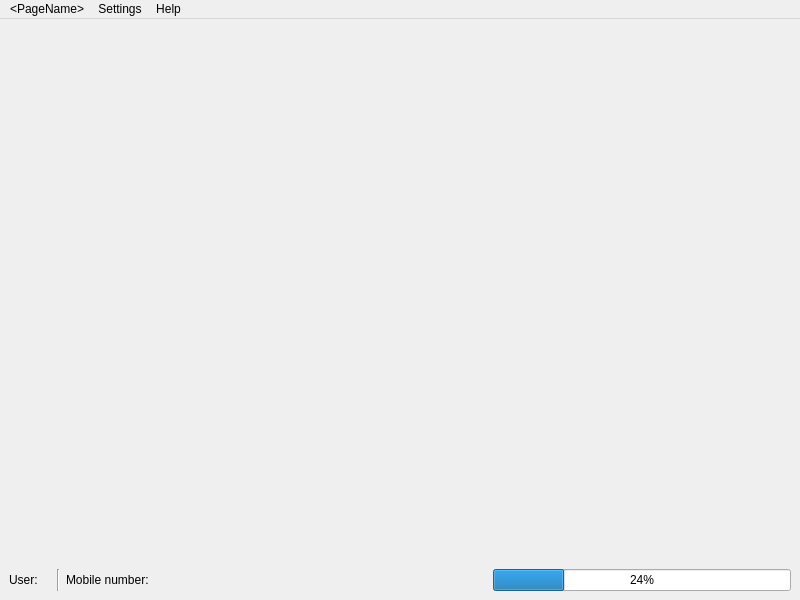
<?xml version="1.0" encoding="UTF-8"?>
<ui version="4.0">
 <class>MainWindowManage</class>
 <widget class="QMainWindow" name="MainWindowManage">
  <property name="geometry">
   <rect>
    <x>0</x>
    <y>0</y>
    <width>800</width>
    <height>600</height>
   </rect>
  </property>
  <property name="windowTitle">
   <string>Management</string>
  </property>
  <widget class="QWidget" name="centralwidget">
   <layout class="QVBoxLayout" name="verticalLayout">
    <item>
     <widget class="QStackedWidget" name="stackedWidgetManage">
      <widget class="QWidget" name="pageSales"/>
      <widget class="QWidget" name="pageTransaction"/>
      <widget class="QWidget" name="pageItem"/>
      <widget class="QWidget" name="pageStock"/>
      <widget class="QWidget" name="pagePromo"/>
      <widget class="QWidget" name="pageReward"/>
      <widget class="QWidget" name="pageMember"/>
      <widget class="QWidget" name="pageUser"/>
     </widget>
    </item>
    <item>
     <layout class="QHBoxLayout" name="horizontalLayout_2">
      <item>
       <layout class="QHBoxLayout" name="horizontalLayout">
        <item>
         <layout class="QHBoxLayout" name="horizontalLayout_4">
          <item>
           <widget class="QLabel" name="label_2">
            <property name="text">
             <string>User:</string>
            </property>
           </widget>
          </item>
          <item>
           <widget class="QLabel" name="labelFullName">
            <property name="text">
             <string>&lt;FullName&gt;</string>
            </property>
           </widget>
          </item>
         </layout>
        </item>
        <item>
         <widget class="Line" name="line">
          <property name="orientation">
           <enum>Qt::Vertical</enum>
          </property>
         </widget>
        </item>
        <item>
         <layout class="QHBoxLayout" name="horizontalLayout_5">
          <item>
           <widget class="QLabel" name="label">
            <property name="text">
             <string>Mobile number:</string>
            </property>
           </widget>
          </item>
          <item>
           <widget class="QLabel" name="labelMobileNumber">
            <property name="text">
             <string>&lt;MobileNumber&gt;</string>
            </property>
           </widget>
          </item>
         </layout>
        </item>
        <item>
         <spacer name="horizontalSpacer">
          <property name="orientation">
           <enum>Qt::Horizontal</enum>
          </property>
          <property name="sizeHint" stdset="0">
           <size>
            <width>40</width>
            <height>20</height>
           </size>
          </property>
         </spacer>
        </item>
        <item>
         <layout class="QHBoxLayout" name="horizontalLayout_3">
          <item>
           <widget class="QLabel" name="labelDatabaseSource">
            <property name="text">
             <string>&lt;DatabaseSouce&gt;</string>
            </property>
           </widget>
          </item>
          <item>
           <widget class="QProgressBar" name="progressBarStorage">
            <property name="value">
             <number>24</number>
            </property>
           </widget>
          </item>
         </layout>
        </item>
       </layout>
      </item>
     </layout>
    </item>
   </layout>
  </widget>
  <widget class="QMenuBar" name="menubar">
   <property name="geometry">
    <rect>
     <x>0</x>
     <y>0</y>
     <width>800</width>
     <height>21</height>
    </rect>
   </property>
   <widget class="QMenu" name="menuManage">
    <property name="title">
     <string>&lt;PageName&gt;</string>
    </property>
    <addaction name="actionSales"/>
    <addaction name="actionTransaction"/>
    <addaction name="separator"/>
    <addaction name="actionItem"/>
    <addaction name="actionStock"/>
    <addaction name="actionPromo"/>
    <addaction name="actionReward"/>
    <addaction name="actionMember"/>
    <addaction name="separator"/>
    <addaction name="actionUser"/>
    <addaction name="separator"/>
    <addaction name="actionLogout"/>
   </widget>
   <widget class="QMenu" name="menuSettings">
    <property name="title">
     <string>Settings</string>
    </property>
    <addaction name="actionCurrentOrganization"/>
    <addaction name="separator"/>
    <addaction name="actionCurrentUser"/>
   </widget>
   <widget class="QMenu" name="menuHelp">
    <property name="title">
     <string>Help</string>
    </property>
   </widget>
   <addaction name="menuManage"/>
   <addaction name="menuSettings"/>
   <addaction name="menuHelp"/>
  </widget>
  <action name="actionSales">
   <property name="checkable">
    <bool>true</bool>
   </property>
   <property name="text">
    <string>Sale</string>
   </property>
  </action>
  <action name="actionTransaction">
   <property name="checkable">
    <bool>true</bool>
   </property>
   <property name="text">
    <string>Transaction</string>
   </property>
  </action>
  <action name="actionItem">
   <property name="checkable">
    <bool>true</bool>
   </property>
   <property name="text">
    <string>Item</string>
   </property>
  </action>
  <action name="actionStock">
   <property name="checkable">
    <bool>true</bool>
   </property>
   <property name="text">
    <string>Stock</string>
   </property>
  </action>
  <action name="actionPromo">
   <property name="checkable">
    <bool>true</bool>
   </property>
   <property name="text">
    <string>Promo</string>
   </property>
  </action>
  <action name="actionReward">
   <property name="checkable">
    <bool>true</bool>
   </property>
   <property name="text">
    <string>Reward</string>
   </property>
  </action>
  <action name="actionMember">
   <property name="checkable">
    <bool>true</bool>
   </property>
   <property name="text">
    <string>Member</string>
   </property>
  </action>
  <action name="actionLogout">
   <property name="checkable">
    <bool>false</bool>
   </property>
   <property name="text">
    <string>Logout</string>
   </property>
  </action>
  <action name="actionUser">
   <property name="checkable">
    <bool>true</bool>
   </property>
   <property name="text">
    <string>User</string>
   </property>
  </action>
  <action name="actionCurrentOrganization">
   <property name="text">
    <string>&lt;OrganizationName&gt;</string>
   </property>
  </action>
  <action name="actionCurrentUser">
   <property name="text">
    <string>&lt;UserName&gt;</string>
   </property>
  </action>
 </widget>
 <resources/>
 <connections/>
</ui>
